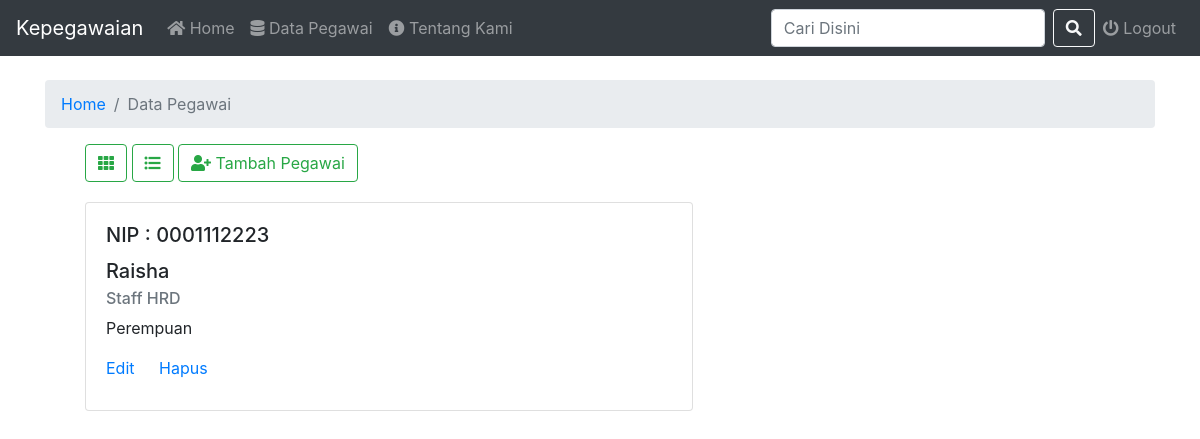
/pegawai/operator/cari.php?cari=Raisha (signed in), run on the app's committed database.
### tables this page shows
CREATE TABLE `pegawai` (
  `nip` char(10) NOT NULL,
  `nama` varchar(30) NOT NULL,
  `tanggal_lahir` varchar(25) NOT NULL,
  `j_kelamin` char(9) NOT NULL,
  `alamat` varchar(50) NOT NULL,
  `jabatan` varchar(50) NOT NULL,
  `pendidikan` varchar(50) NOT NULL,
  `p_kerja` varchar(500) NOT NULL,
  `password` varchar(50) NOT NULL,
  `level` varchar(15) NOT NULL
);

### pegawai/operator/cari.php (the view, shortened to what this page needs)
<!DOCTYPE html>
<html lang="en">
<head>
	<link rel="stylesheet" href="https://maxcdn.bootstrapcdn.com/bootstrap/4.0.0/css/bootstrap.min.css">
	<link rel="stylesheet" href="https://use.fontawesome.com/releases/v5.6.3/css/all.css">
</head>
<body>
	<nav class="navbar navbar-expand-lg navbar-dark bg-dark">
		<a class="navbar-brand" href="./">Kepegawaian</a>
		<div class="collapse navbar-collapse" id="navbarSupportedContent">
			<ul class="navbar-nav mr-auto">
				<li class="nav-item">
					<a class="nav-link" href="./"><i class='fas fa-home'></i> Home <span class="sr-only">(current)</span></a>
				</li>
				<li class="nav-item">
					<a class="nav-link" href="pegawai.php"><i class='fas fa-database'></i> Data Pegawai</a>
				</li>
				<li class="nav-item">
					<a class="nav-link" href="tentang.php"><i class='fas fa-info-circle'></i> Tentang Kami</a>
				</li>
			</ul>
			<form class="form-inline my-2 my-lg-0" action="cari.php">
				<input class="form-control mr-sm-2" type="search"  name="cari" id="cari"  placeholder="Cari Disini" aria-label="Search">
				<button class="btn btn-outline-light my-2 my-sm-0" type="submit"><i class="fas fa-search"></i></button>
			</form>
			<ul class="navbar-nav">
				<li class="nav-item">
					<a class="nav-link" href="../koneksi/logout.php"><i class='fas fa-power-off'></i> Logout</a>
				</li>
			</ul>
		</div>
	</nav>
	<div id="container" class="container">
		<br>
		<nav aria-label="breadcrumb">
			<ol class="breadcrumb">
				<li class="breadcrumb-item"><a href="./">Home</a></li>
				<li class="breadcrumb-item active" aria-current="page">Data Pegawai</li>
			</ol>
		</nav>
		<ul class="list">
		<div class="buttons">
			<button class="btn btn-outline-success my-2 my-sm-0 grid"><i class='fas fa-th grid'></i></button>
			<button class="btn btn-outline-success my-2 my-sm-0 list"><i class='fas fa-list-ul list'></i></button>
			<button type="button" class="btn btn-outline-success" data-toggle="modal" data-target="#exampleModal"><i class='fas fa-user-plus'></i> Tambah Pegawai</button>
		</div>
		<?php
		include "../koneksi/koneksi.php";
			$cari = $_GET['cari'];
			$query = mysqli_query($mysqli, "select * from pegawai where nama like '%$cari%'");
			$count = mysqli_num_rows($query);
			if($count > 0 ){
			while($user_data = mysqli_fetch_array($query)) { ?>
			<li>
				<div class="card">
					<div class="card-body">
						<h5 class='card-title'>NIP : <?php echo $user_data['nip'];?></h5>
						<h5 class='card-title'><?php echo $user_data['nama'];?></h5>
						<h6 class="card-subtitle mb-2 text-muted"><?php echo $user_data['jabatan'];?></h6>
						<p class="card-text"><?php echo $user_data['j_kelamin'];?></p>
						<a href='editPegawai.php?nip=<?php echo $user_data['nip']; ?>' class="card-link">Edit</a>
						<a href='delete.php?nip=<?php echo $user_data['nip']; ?>' class="card-link">Hapus</a>
					</div>
				</div>
			</li>
			<?php
				}
			}else{
				echo "Pencarian <strong>" . $cari . "</strong>Tidak Ditemukan";
			}
		?>
		</ul>
	</div>
</body>
</html>

### pegawai/operator/cari.php (style rules this page uses)
#container ul { list-style: none; }
#container .buttons { margin-bottom: 20px; }
#container .list li .card { width: 38rem; margin-bottom: 20px; padding-bottom: 10px; }

### data on the page
pegawai: nip "0001112223", nama "Raisha", jabatan "Staff HRD", j_kelamin "Perempuan"
